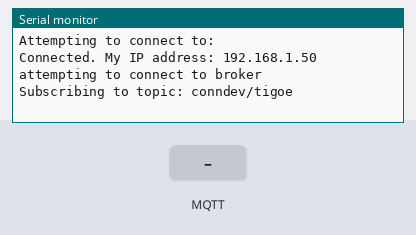
A sketch run on a simulated Arduino Uno WiFi Rev2. Shown: the last lines printed to the serial monitor. The inputs (shaded band) are chosen by the test bench. WiFi joins after 1.5 s; servers stay silent unless stated; no MQTT or app messages arrive unless stated; not simulated (calls return 0 or success): arduino_secrets.h.

Above: at 4.3 s.
4.4 s: MQTT message "1" arrives on the first subscribed topic
At 5.2 s:
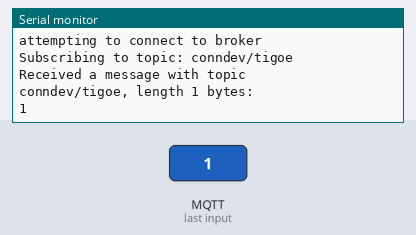
5.9 s: MQTT message "on" arrives on the first subscribed topic
At 6.3 s:
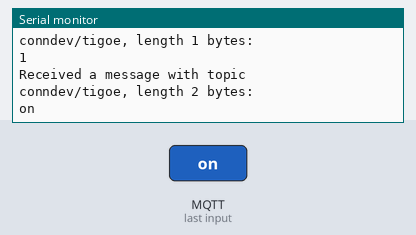
7.4 s: MQTT message "off" arrives on the first subscribed topic
At 8.7 s:
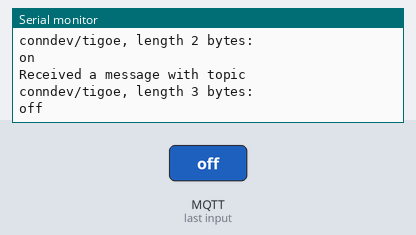

Measured:
- after the input at 4.4 s, the serial monitor: prints a new line at once (image 1)
- after the input at 5.9 s, the serial monitor: prints a new line at once (image 2)
- after the input at 7.4 s, the serial monitor: prints a new line at once (image 3)

The sketch:

MqttClient_SensorTCS34725Sender.ino
```cpp
/*
  MQTT Client  Light sensor sender/receiver

  This sketch demonstrates an MQTT client that connects to a broker, subscribes to a topic,
  and both listens for messages on that topic and sends messages to it.

  Uses a TCS34725 light sensor to read lux and color temperature

  This sketch uses https://public.cloud.shiftr.io as the MQTT broker, but others will work as well.
  See https://tigoe.github.io/mqtt-examples/#broker-client-settings for connection details.

Libraries used:
  * http://librarymanager/All#WiFiNINA or
  * http://librarymanager/All#WiFi101
  * http://librarymanager/All#ArduinoMqttClient
  * http://librarymanager/All#Adafruit_TCS34725 (for the sensor)

  the arduino_secrets.h file:
  #define SECRET_SSID ""    // network name
  #define SECRET_PASS ""    // network password
  #define SECRET_MQTT_USER "public" // broker username
  #define SECRET_MQTT_PASS "public" // broker password

  created 11 June 2020
  updated 28 Feb 2023
  by Tom Igoe
*/

#include <WiFiNINA.h>  // use this for Nano 33 IoT, MKR1010, Uno WiFi
// #include <WiFi101.h>    // use this for MKR1000
#include <ArduinoMqttClient.h>
#include <Wire.h>
#include <Adafruit_TCS34725.h>
#include "arduino_secrets.h"

// initialize WiFi connection as SSL:
WiFiSSLClient wifi;
MqttClient mqttClient(wifi);

// details for MQTT client:
char broker[] = "public.cloud.shiftr.io";
int port = 8883;
char topic[] = "conndev/tigoe";
String clientID = "light-client-";

// last time the client sent a message, in ms:
long lastTimeSent = 0;
// message sending interval:
int interval = 60 * 1000;

// initialize the light sensor:
Adafruit_TCS34725 tcs = Adafruit_TCS34725(TCS34725_INTEGRATIONTIME_600MS, TCS34725_GAIN_1X);
// string for the MAC address:
String macAddr;

void setup() {
  // initialize serial:
  Serial.begin(9600);
  // wait for serial monitor to open:
  if (!Serial) delay(3000);

  // get MAC address:
  byte mac[6];
  WiFi.macAddress(mac);
  // put it in a string:
  for (int i = 5; i >= 0; i--) {
    if (mac[i] < 16) macAddr += "0";
    macAddr += String(mac[i], HEX);
  }

  // set the credentials for the MQTT client:
  mqttClient.setId(clientID);
  // add mac address to make the clientID unique:
  clientID += macAddr;
  // if needed, login to the broker with a username and password:
  mqttClient.setUsernamePassword(SECRET_MQTT_USER, SECRET_MQTT_PASS);
}

void loop() {
  //if you disconnected from the network, reconnect:
  if (WiFi.status() != WL_CONNECTED) {
    connectToNetwork();
    // skip the rest of the loop until you are connected:
    return;
  }

  // if not connected to the broker, try to connect:
  if (!mqttClient.connected()) {
    Serial.println("attempting to connect to broker");
    connectToBroker();
  }
  // poll for new messages from the broker:
  mqttClient.poll();

  // once every interval, send a message:
  if (millis() - lastTimeSent > interval) {
    // read the sensor
    // get lux and color temperature from sensor:
    uint16_t r, g, b, c, colorTemp, lux;
    tcs.getRawData(&r, &g, &b, &c);
    colorTemp = tcs.calculateColorTemperature_dn40(r, g, b, c);
    lux = tcs.calculateLux(r, g, b);

    if (mqttClient.connected()) {
      // start a new message on the topic:
      mqttClient.beginMessage(topic + String("/lux"));
      // print the body of the message:
      mqttClient.print(lux);
      // send the message:
      mqttClient.endMessage();
      // same pattern for other subtopics:
      mqttClient.beginMessage(topic + String("/ct"));
      mqttClient.print(colorTemp);
      mqttClient.endMessage();
      // include MAC address as an ID for this device:
      mqttClient.beginMessage(topic + String("/id"));
      mqttClient.print(macAddr);
      mqttClient.endMessage();
      // send a serial notification:
      Serial.print("published a set of readings: \nlux: ");
      Serial.print(lux);
      Serial.print(",  ct: ");
      Serial.print(colorTemp);
      Serial.print(",  id: ");
      Serial.println(macAddr);
      // timestamp this message:
      lastTimeSent = millis();
    }
  }
}

boolean connectToBroker() {
  // if the MQTT client is not connected:
  if (!mqttClient.connect(broker, port)) {
    // print out the error message:
    Serial.print("MOTT connection failed. Error no: ");
    Serial.println(mqttClient.connectError());
    // return that you're not connected:
    return false;
  }

  // set the message receive callback:
  mqttClient.onMessage(onMqttMessage);
  // subscribe to a topic:
  Serial.print("Subscribing to topic: ");
  Serial.println(topic);
  mqttClient.subscribe(topic);

  // once you're connected, you
  // return that you're connected:
  return true;
}

void onMqttMessage(int messageSize) {
  // we received a message, print out the topic and contents
  Serial.println("Received a message with topic ");
  Serial.print(mqttClient.messageTopic());
  Serial.print(", length ");
  Serial.print(messageSize);
  Serial.println(" bytes:");
  String incoming = "";
  // use the Stream interface to print the contents
  while (mqttClient.available()) {
    incoming += (char)mqttClient.read();
  }

  // print the incoming message:
  Serial.println(incoming);
}

void connectToNetwork() {
  // try to connect to the network:
  while (WiFi.status() != WL_CONNECTED) {
    Serial.println("Attempting to connect to: " + String(SECRET_SSID));
    //Connect to WPA / WPA2 network:
    WiFi.begin(SECRET_SSID, SECRET_PASS);
    delay(2000);
  }
  // print IP address once connected:
  Serial.print("Connected. My IP address: ");
  Serial.println(WiFi.localIP());
}
```
